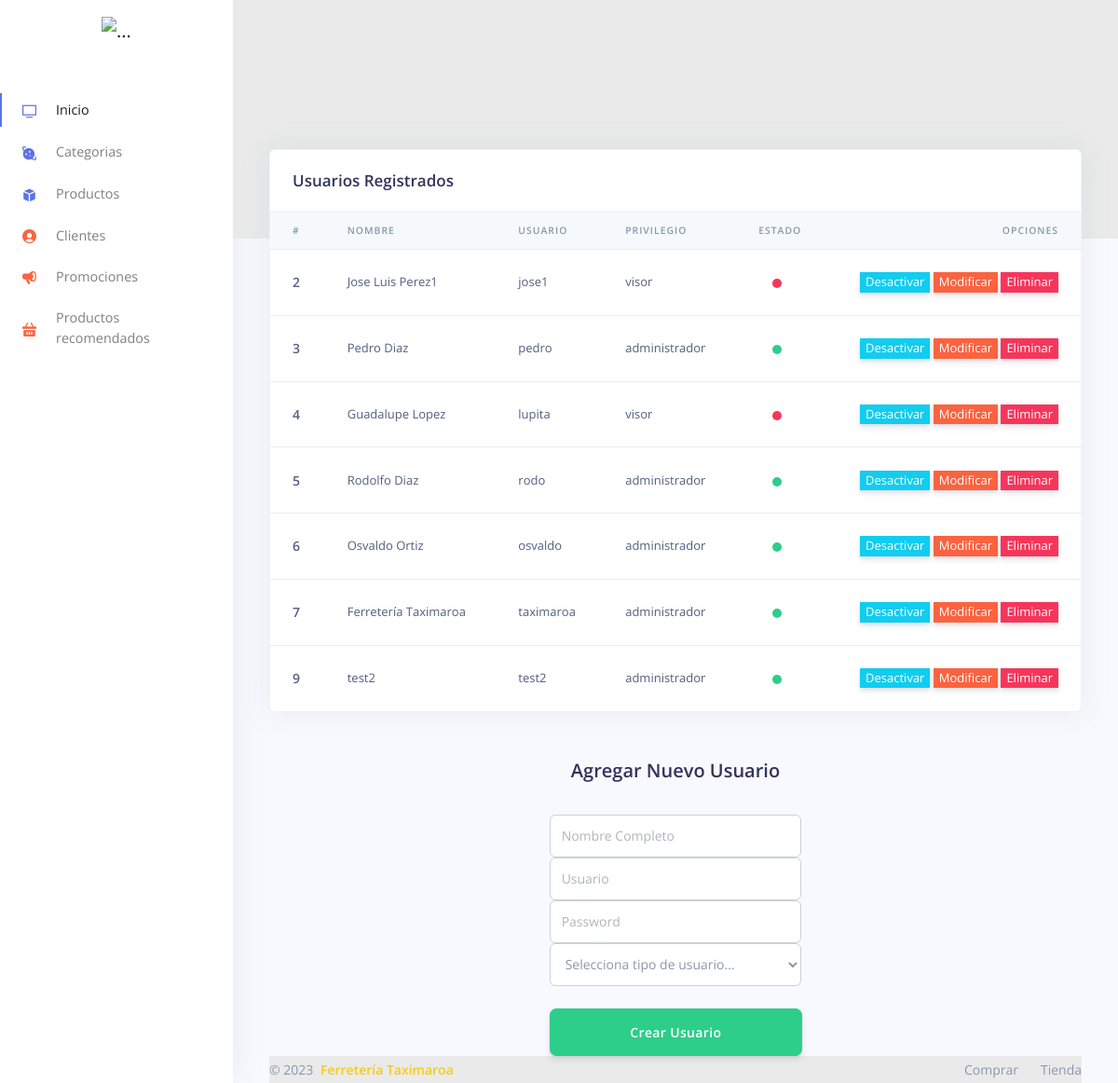
The app's page /usuarios.php with its own data.
### tables this page shows
CREATE TABLE `usuarios_admin` (
  `id` int(10) NOT NULL,
  `nombre` varchar(75) NOT NULL,
  `usuario` varchar(75) NOT NULL,
  `password` varchar(200) NOT NULL,
  `privilegio` varchar(20) NOT NULL,
  `estado` int(1) NOT NULL
);

### usuarios.php (the view, shortened to what this page needs)
<!DOCTYPE html>
<html lang="es">
<head>
  <link href="assets/js/plugins/nucleo/css/nucleo.css" rel="stylesheet" />
  <link href="assets/js/plugins/@fortawesome/fontawesome-free/css/all.min.css" rel="stylesheet" />
  <link href="assets/css/argon-dashboard.css?v=1.1.0" rel="stylesheet" />
  <link rel="stylesheet" href="assets/css/general.css">
  <link rel="stylesheet" href="https://cdnjs.cloudflare.com/ajax/libs/limonte-sweetalert2/6.6.5/sweetalert2.css">
</head>
<body class="">
  <nav class="navbar navbar-vertical fixed-left navbar-expand-md navbar-light bg-white" id="sidenav-main">
    <div class="container-fluid">
      <a class="navbar-brand pt-0" href="index.html">
        <img src="assets/img/brand/blue.png" class="navbar-brand-img" alt="...">
      </a>
      <div class="collapse navbar-collapse" id="sidenav-collapse-main">
        <ul class="navbar-nav">
          <li class="nav-item"  class="active" >
          <a class=" nav-link active " href="panel.php"> <i class="ni ni-tv-2 text-primary"></i> Inicio
            </a>
          </li>
          <li class="nav-item">
            <a class="nav-link " href="categorias.php">
              <i class="ni ni-planet text-blue"></i> Categorias
            </a>
          </li>
          <li class="nav-item">
            <a class="nav-link " href="productos.php">
             <i class="ni ni-app text-blue"></i> Productos
            </a>
          </li>
          <li class="nav-item">
            <a class="nav-link " href="clientes.php">
              <i class="ni ni-circle-08 text-orange"></i> Clientes
            </a>
          </li>
          <li class="nav-item">
            <a class="nav-link " href="promociones.php">
               <i class="ni ni-notification-70 text-orange"></i> Promociones
            </a>
          </li>
           <li class="nav-item">
            <a class="nav-link " href="recomendados.php">
               <i class="ni ni-basket text-orange"></i> Productos recomendados
            </a>
          </li>
        </ul>
      </div>
    </div>
  </nav>
  <div class="main-content">
   <?php
          require_once "db.php";
   $usuarios = $con->query("SELECT * FROM usuarios_admin");
 ?>
    <div class="header bg-gradient-primary pb-8 pt-5 pt-md-8">
    </div>
    <div class="container-fluid mt--7">
      <div class="row">
        <div class="col">
          <div class="card shadow">
            <div class="card-header border-0">
              <h3 class="mb-0">Usuarios Registrados</h3>
            </div>
            <div class="table-responsive">
              <table class="table align-items-center table-flush">
                <thead class="thead-light">
                  <tr>
                    <th scope="col">#</th>
                    <th scope="col">Nombre</th>
                    <th scope="col">Usuario</th>
                    <th scope="col">Privilegio</th>
                    <th class="text-center" scope="col">Estado</th>
                    <th class="text-right" scope="col">Opciones</th>
                  </tr>
                </thead>
                <tbody>
                  <?php while($rowusuarios = $usuarios->fetch_object()){ ?>
                  <tr>
                    <th scope="row">
                      <div class="media align-items-center">
                        <div class="media-body">
                          <span class="mb-0 text-sm"><?php echo $rowusuarios->id ?></span>
                        </div>
                      </div>
                    </th>
                    <td>
                     <?php echo $rowusuarios->nombre ?>
                    </td>
                    <td>
                      <?php echo $rowusuarios->usuario ?>
                    </td>
                    <td>
                      <?php echo $rowusuarios->privilegio ?>
                    </td>
                    <td class="text-center">
                      <?php if ($rowusuarios->estado==1) {
                        $estado = "success";
                      }else{
                        $estado="danger";
                      } ?>
                      <span class="badge badge-lg badge-dot"><i class="bg-<?php echo $estado ?>"></i></span>
                    </td>
                    <td class="text-right">
                      <button class="btn-xs btn-info">Desactivar</button>
                      <button class="btn-xs btn-warning">Modificar</button>
                      <button class="btn-xs btn-danger">Eliminar</button>
                    </td>
                  </tr>
                <?php } ?>
                </tbody>
              </table>
            </div>
          </div>
        </div>
      </div>
      <div class="row">
            <div class="col-4"></div>
            <div class="col-4">
            <br><br>
            <h2 class="text-center">Agregar Nuevo Usuario</h2>
            <br>
              <form id="formNuevoUsuario">
                <div class="form-inputs">
                  <input type="text" id="nombre" class="form-control input-lg" placeholder="Nombre Completo">
                  <input type="text" id="usuario" class="form-control input-lg" placeholder="Usuario">
                  <input type="password" id="password" class="form-control input-lg" placeholder="Password">
                  <select class="form-control" id="privilegio">
                      <option value="">Selecciona tipo de usuario...</option>
                      </select>
                </div>
              </form>
                <br>
                <button class="btn btn-success btn-block btn-lg mb15" type="button" id="guardaUsuario" onclick="guardarUsuario(); return false;">Crear Usuario</button>
          </div>
      </div>
      <?php require_once "footer.php" ?>
    </div>
  </div>
</body>
</html>

### records on screen
usuarios_admin: id "2", nombre "Jose Luis Perez1", usuario "jose1", privilegio "visor", estado 0 (drawn)
usuarios_admin: id "3", nombre "Pedro Diaz", usuario "pedro", privilegio "administrador", estado 1 (drawn)
usuarios_admin: id "4", nombre "Guadalupe Lopez", usuario "lupita", privilegio "visor", estado 0 (drawn)
usuarios_admin: id "5", nombre "Rodolfo Diaz", usuario "rodo", privilegio "administrador", estado 1 (drawn)
usuarios_admin: id "6", nombre "Osvaldo Ortiz", usuario "osvaldo", privilegio "administrador", estado 1 (drawn)
usuarios_admin: id "7", nombre "Ferretería Taximaroa", usuario "taximaroa", privilegio "administrador", estado 1 (drawn)
usuarios_admin: id "9", nombre "test2", usuario "test2", privilegio "administrador", estado 1 (drawn)
